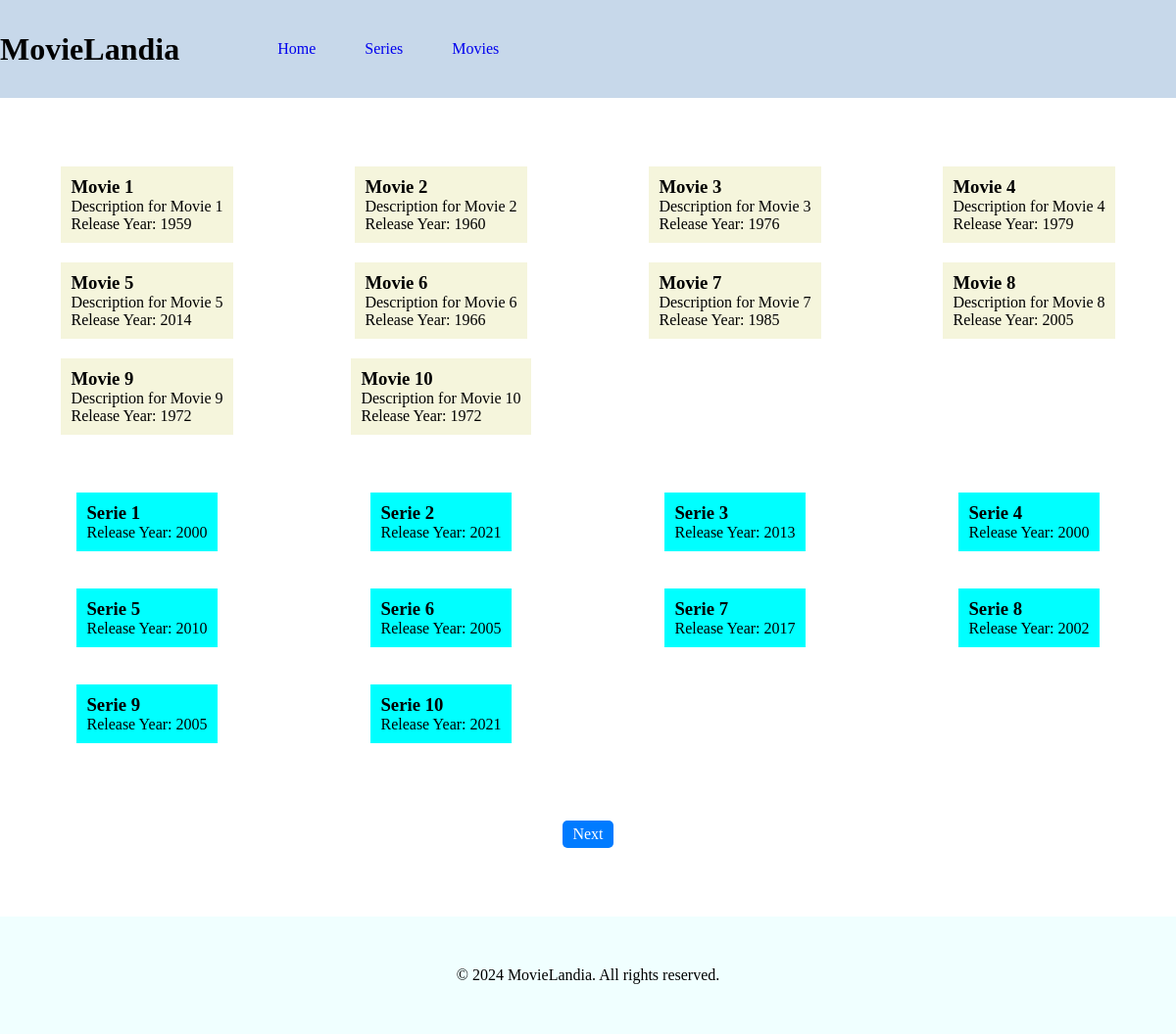
The page / on the database its author committed.
### tables this page shows
CREATE TABLE `tbl_movie` (
  `id` int(11) NOT NULL,
  `title` varchar(255) DEFAULT NULL,
  `release_year` int(11) DEFAULT NULL,
  `description` text DEFAULT NULL
);

CREATE TABLE `tbl_serie` (
  `id` int(11) NOT NULL,
  `title` varchar(255) DEFAULT NULL,
  `release_year` int(11) DEFAULT NULL
);

### index.php (the view, shortened to what this page needs)
<?php
include './includes/header.php';
require_once './config/dbConfig.php';
$limit = 10;
$page = isset($_GET['page']) && is_numeric($_GET['page']) ? $_GET['page'] : 1;
$start = ($page - 1) * $limit;
$stmt_movies = $pdo->prepare('SELECT * FROM tbl_movie LIMIT ?, ?');
$stmt_movies->bindValue(1, $start, PDO::PARAM_INT);
$stmt_movies->bindValue(2, $limit, PDO::PARAM_INT);
$stmt_movies->execute();
$movies = $stmt_movies->fetchAll(PDO::FETCH_ASSOC);
$stmt_series = $pdo->prepare('SELECT * FROM tbl_serie LIMIT ?, ?');
$stmt_series->bindValue(1, $start, PDO::PARAM_INT);
$stmt_series->bindValue(2, $limit, PDO::PARAM_INT);
$stmt_series->execute();
$series = $stmt_series->fetchAll(PDO::FETCH_ASSOC);
?>
<div class="home-wrapper">
    <div class="movies-wrapper">
        <?php foreach ($movies as $movie) : ?>
            <div class="movie">
                <h3><?php echo $movie['title']; ?></h3>
                <p><?php echo $movie['description']; ?></p>
                <p>Release Year: <?php echo $movie['release_year']; ?></p>
            </div>
        <?php endforeach; ?>
    </div>
    <div class="series-wrapper">
        <?php foreach ($series as $serie) : ?>
            <div class="serie">
                <h3><?php echo $serie['title']; ?></h3>
                <p>Release Year: <?php echo $serie['release_year']; ?></p>
            </div>
        <?php endforeach; ?>
    </div>
    <div class="pagination">
        <?php if (count($movies) == $limit) : ?>
            <a href="index.php?page=<?php echo $page + 1; ?>">Next</a>
        <?php endif; ?>
    </div>
</div>
<?php
include './includes/footer.php';
?>
</div>

### includes/header.php (shortened to what this page needs)
<!DOCTYPE html>
<html lang="en">
<head>
    <link rel="stylesheet" href="assets/styles.css">
</head>
<body>
    <div class="page-wrapper">
        <header class="header">
            <h1 class="logo">MovieLandia</h1>
            <nav>
                <ul class="nav-links">
                    <li><a href="index.php">Home</a></li>
                    <li><a href="series.php">Series</a></li>
                    <li><a href="movies.php">Movies</a></li>
                </ul>
            </nav>
        </header>

### includes/footer.php
<footer class="footer">
    <div class="container">
        <p class="footer-text">© <?php echo date("Y"); ?> MovieLandia. All rights reserved.</p>
    </div>
</footer>

### assets/styles.css (style rules this page uses)
* { margin: 0 0; padding: 0 0; box-sizing: border-box; }
a { text-decoration: none; }
li { list-style: none; }
.page-wrapper { display: grid; grid-template-rows: 100px 1fr 120px; row-gap: 70px; }
.header { display: flex; flex-direction: row; align-items: center; column-gap: 100px; background-color: rgb(199, 216, 234); }
.footer { display: flex; place-items: center; justify-content: center; background-color: azure; }
.nav-links { display: flex; flex-direction: row; column-gap: 50px; }
.pagination { margin-top: 20px; display: flex; justify-content: center; }
.home-wrapper { display: grid; grid-template-rows: 1fr 1fr auto; row-gap: 50px; }
.movie { padding: 10px 10px; background-color: beige; }
.serie { padding: 10px 10px; background-color: aqua; }
.movies-wrapper { display: grid; grid-template-columns: repeat(4, 1fr); place-items: center; row-gap: 20px; }
.series-wrapper { display: grid; grid-template-columns: repeat(4, 1fr); place-items: center; row-gap: 20px; }
.pagination a { display: inline-block; padding: 5px 10px; background-color: #007bff; color: #fff; text-decoration: none; border-radius: 5px; }

### rows shown on the page
tbl_movie: title "Movie 1", description "Description for Movie 1", release_year "1959"
tbl_movie: title "Movie 2", description "Description for Movie 2", release_year "1960"
tbl_movie: title "Movie 3", description "Description for Movie 3", release_year "1976"
tbl_movie: title "Movie 4", description "Description for Movie 4", release_year "1979"
tbl_movie: title "Movie 5", description "Description for Movie 5", release_year "2014"
tbl_movie: title "Movie 6", description "Description for Movie 6", release_year "1966"
tbl_movie: title "Movie 7", description "Description for Movie 7", release_year "1985"
tbl_movie: title "Movie 8", description "Description for Movie 8", release_year "2005"
tbl_movie: title "Movie 9", description "Description for Movie 9", release_year "1972"
tbl_movie: title "Movie 10", description "Description for Movie 10", release_year "1972"
tbl_serie: title "Serie 1", release_year "2000"
tbl_serie: title "Serie 2", release_year "2021"
tbl_serie: title "Serie 3", release_year "2013"
tbl_serie: title "Serie 4", release_year "2000"
tbl_serie: title "Serie 5", release_year "2010"
tbl_serie: title "Serie 6", release_year "2005"
tbl_serie: title "Serie 7", release_year "2017"
tbl_serie: title "Serie 8", release_year "2002"
tbl_serie: title "Serie 9", release_year "2005"
tbl_serie: title "Serie 10", release_year "2021"
